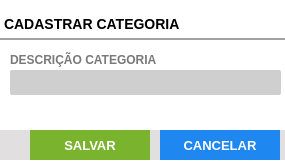
<?xml version="1.0" encoding="UTF-8"?>
<ui version="4.0">
 <class>ct_FormProdutos</class>
 <widget class="QFrame" name="ct_FormProdutos">
  <property name="geometry">
   <rect>
    <x>0</x>
    <y>0</y>
    <width>285</width>
    <height>161</height>
   </rect>
  </property>
  <property name="windowTitle">
   <string>Cadastro de Categorias</string>
  </property>
  <property name="frameShape">
   <enum>QFrame::StyledPanel</enum>
  </property>
  <property name="frameShadow">
   <enum>QFrame::Raised</enum>
  </property>
  <widget class="QFrame" name="fr_FormProdutos">
   <property name="geometry">
    <rect>
     <x>0</x>
     <y>0</y>
     <width>841</width>
     <height>431</height>
    </rect>
   </property>
   <property name="styleSheet">
    <string notr="true">background: #FFF;
border: none</string>
   </property>
   <widget class="QLabel" name="lb_FormProdutos">
    <property name="geometry">
     <rect>
      <x>0</x>
      <y>10</y>
      <width>780</width>
      <height>30</height>
     </rect>
    </property>
    <property name="styleSheet">
     <string notr="true">QLabel{
font-size: 14px;
font-family: &quot;Arial&quot;;
font-weight: bold;

border-bottom: 2px solid #A2A2A2
}</string>
    </property>
    <property name="text">
     <string>CADASTRAR CATEGORIA</string>
    </property>
   </widget>
   <widget class="QLabel" name="lb_FormProdutos_6">
    <property name="geometry">
     <rect>
      <x>10</x>
      <y>50</y>
      <width>215</width>
      <height>20</height>
     </rect>
    </property>
    <property name="styleSheet">
     <string notr="true">QLabel{
font-size: 12px;
font-family: &quot;Arial Unicode MS&quot;;
font-weight: bold;
color: #797979
}</string>
    </property>
    <property name="text">
     <string>DESCRIÇÃO CATEGORIA</string>
    </property>
   </widget>
   <widget class="QLineEdit" name="tx_desc_cat">
    <property name="geometry">
     <rect>
      <x>10</x>
      <y>70</y>
      <width>271</width>
      <height>25</height>
     </rect>
    </property>
    <property name="focusPolicy">
     <enum>Qt::WheelFocus</enum>
    </property>
    <property name="styleSheet">
     <string notr="true">QLineEdit{
background: #CFCFCF;
border-radius: 2px;
color: #000;
font: 13px &quot;Arial&quot; 
}
QLineEdit:Focus {
border: 1px solid red;
}</string>
    </property>
    <property name="placeholderText">
     <string/>
    </property>
   </widget>
   <widget class="QFrame" name="fr_BotoesFormProdutos">
    <property name="geometry">
     <rect>
      <x>-380</x>
      <y>130</y>
      <width>671</width>
      <height>30</height>
     </rect>
    </property>
    <property name="styleSheet">
     <string notr="true">background:#E1DFE0;
border: none;</string>
    </property>
    <widget class="QPushButton" name="bt_CancelarProdutos">
     <property name="geometry">
      <rect>
       <x>540</x>
       <y>0</y>
       <width>120</width>
       <height>30</height>
      </rect>
     </property>
     <property name="font">
      <font>
       <pointsize>10</pointsize>
       <weight>75</weight>
       <bold>true</bold>
      </font>
     </property>
     <property name="cursor">
      <cursorShape>PointingHandCursor</cursorShape>
     </property>
     <property name="focusPolicy">
      <enum>Qt::NoFocus</enum>
     </property>
     <property name="contextMenuPolicy">
      <enum>Qt::ActionsContextMenu</enum>
     </property>
     <property name="styleSheet">
      <string notr="true">QPushButton {
background-color: #1E87F0;
color: #FFF
 }
QPushButton:hover{
background-color: #40a286
}</string>
     </property>
     <property name="text">
      <string>CANCELAR</string>
     </property>
     <property name="iconSize">
      <size>
       <width>75</width>
       <height>35</height>
      </size>
     </property>
    </widget>
    <widget class="QPushButton" name="bt_SalvarProdutos">
     <property name="geometry">
      <rect>
       <x>410</x>
       <y>0</y>
       <width>120</width>
       <height>30</height>
      </rect>
     </property>
     <property name="font">
      <font>
       <family>Tahoma</family>
       <pointsize>10</pointsize>
       <weight>75</weight>
       <bold>true</bold>
      </font>
     </property>
     <property name="cursor">
      <cursorShape>PointingHandCursor</cursorShape>
     </property>
     <property name="focusPolicy">
      <enum>Qt::NoFocus</enum>
     </property>
     <property name="contextMenuPolicy">
      <enum>Qt::ActionsContextMenu</enum>
     </property>
     <property name="styleSheet">
      <string notr="true">QPushButton {
background-color: #7AB32E;
color: #FFF
 }
QPushButton:hover{
background-color: #40a286
}</string>
     </property>
     <property name="text">
      <string>SALVAR</string>
     </property>
     <property name="iconSize">
      <size>
       <width>75</width>
       <height>35</height>
      </size>
     </property>
    </widget>
   </widget>
   <widget class="QLabel" name="lb_qtdeMin">
    <property name="geometry">
     <rect>
      <x>890</x>
      <y>350</y>
      <width>40</width>
      <height>35</height>
     </rect>
    </property>
    <property name="text">
     <string/>
    </property>
   </widget>
   <widget class="QLineEdit" name="tx_PorcentagemVarejo">
    <property name="geometry">
     <rect>
      <x>185</x>
      <y>360</y>
      <width>60</width>
      <height>30</height>
     </rect>
    </property>
    <property name="focusPolicy">
     <enum>Qt::WheelFocus</enum>
    </property>
    <property name="styleSheet">
     <string notr="true">QLineEdit{
background: #FFF;
border-radius: 2px;
color: #7AB32E;
font: 20px &quot;Arial&quot; ;
font-weight: bold
}
QLineEdit:Focus {
border: 1px solid red;
}</string>
    </property>
    <property name="text">
     <string/>
    </property>
    <property name="alignment">
     <set>Qt::AlignRight|Qt::AlignTrailing|Qt::AlignVCenter</set>
    </property>
    <property name="readOnly">
     <bool>true</bool>
    </property>
   </widget>
  </widget>
 </widget>
 <tabstops>
  <tabstop>tx_desc_cat</tabstop>
  <tabstop>tx_PorcentagemVarejo</tabstop>
 </tabstops>
 <resources/>
 <connections/>
</ui>
